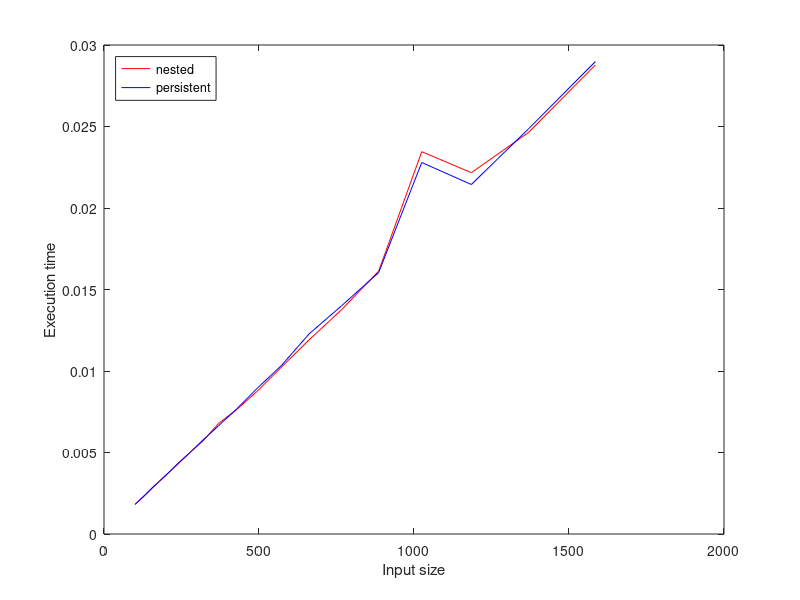

Write MATLAB code to recreate this figure.
function StackDemo()
    %demonstrates how nested function invocation is unacceptably slow.
    
    sizes = round(logspace(2, 3.2, 20));
        
    timesNested = zeros(size(sizes));
    timesPersistent = zeros(size(sizes));
    
    for i = 1:numel(sizes)
        disp(sizes(i));
        %time the nested stack -- how a stack would be implemented if its
        %speed was at all acceptable.
        [push, pop] = nestedStack();
        a = cputime();
        testStack(push, pop, sizes(i), sizes(i));
        timesNested(i) = cputime() - a;
        
        %What happens when the stack is stored in a persistent, instead of
        %externally scoped variable. This is unusable for general purposes
        %because now there can only be one stack at a time.
        [push, pop] = persistentStack();
        a = cputime();
        testStack(push, pop, sizes(i), sizes(i));
        timesPersistent(i) = cputime() - a;
    end
    
    %plot the results.
    plot(sizes, timesNested, 'r-', sizes, timesPersistent, 'b-');
    xlabel('Input size');
    ylabel('Execution time');
    legend('nested', 'persistent', 'Location', 'NorthWest');
    
end

function testStack(push, pop, n, m)
    for i = 1:n
        push(n);
    end
    for i = 1:m
        pop();
    end
end

function [pushFn, popFn] = nestedStack()
    %implement a stack using nested functions.
    stack = {};
    
    pushFn = @push;
    popFn = @pop;
    
    function push(what)
        stack = {what stack};
    end

    function what = pop()
        if isempty(stack)
            what = [];
            stack = {};
        else
            what = stack{1};
            stack = stack{2};
        end
    end
end

function [pushFn, popFn] = persistentStack()
    %same as above ut the stack is in a persistent var. 
    %NO GOOD FOR ACTUAL USE since you cannot have more than one stack this way.
    
    persistent stack;
    
    pushFn = @push;
    popFn = @pop;
    
    function push(what)
        stack = {what stack};
    end

    function what = pop()
        if isempty(stack)
            what = [];
            stack = {};
        else
            what = stack{1};
            stack = stack{2};
        end
    end
end